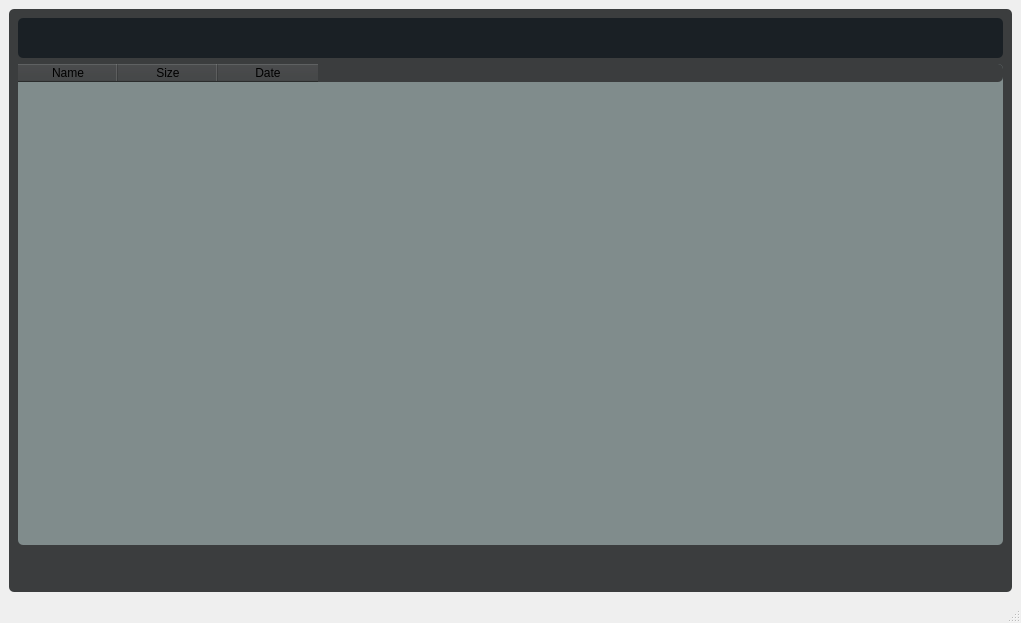
<?xml version="1.0" encoding="UTF-8"?>
<ui version="4.0">
 <class>MainWindow</class>
 <widget class="QMainWindow" name="MainWindow">
  <property name="geometry">
   <rect>
    <x>0</x>
    <y>0</y>
    <width>1021</width>
    <height>623</height>
   </rect>
  </property>
  <property name="windowTitle">
   <string>YouTube Downloader</string>
  </property>
  <widget class="QWidget" name="centralwidget">
   <layout class="QHBoxLayout" name="horizontalLayout">
    <item>
     <widget class="QFrame" name="frame">
      <property name="styleSheet">
       <string notr="true">QFrame{
	border-radius:5px;
	background-color: rgb(59, 61, 62);
}</string>
      </property>
      <property name="frameShape">
       <enum>QFrame::StyledPanel</enum>
      </property>
      <property name="frameShadow">
       <enum>QFrame::Raised</enum>
      </property>
      <layout class="QVBoxLayout" name="verticalLayout">
       <item alignment="Qt::AlignTop">
        <widget class="QFrame" name="frame_2">
         <property name="minimumSize">
          <size>
           <width>0</width>
           <height>40</height>
          </size>
         </property>
         <property name="styleSheet">
          <string notr="true">background-color: rgb(26, 32, 37);</string>
         </property>
         <property name="frameShape">
          <enum>QFrame::StyledPanel</enum>
         </property>
         <property name="frameShadow">
          <enum>QFrame::Raised</enum>
         </property>
        </widget>
       </item>
       <item>
        <widget class="QTableWidget" name="tableWidget">
         <property name="styleSheet">
          <string notr="true">QTableWidget{
	border-radius: 5px;
	background-color: rgb(128, 140, 140);
}</string>
         </property>
         <column>
          <property name="text">
           <string>Name</string>
          </property>
         </column>
         <column>
          <property name="text">
           <string>Size</string>
          </property>
         </column>
         <column>
          <property name="text">
           <string>Date</string>
          </property>
         </column>
        </widget>
       </item>
       <item alignment="Qt::AlignLeft">
        <widget class="QFrame" name="frame_3">
         <property name="maximumSize">
          <size>
           <width>16777215</width>
           <height>51</height>
          </size>
         </property>
         <property name="frameShape">
          <enum>QFrame::StyledPanel</enum>
         </property>
         <property name="frameShadow">
          <enum>QFrame::Raised</enum>
         </property>
         <layout class="QHBoxLayout" name="horizontalLayout_2">
          <item>
           <widget class="QPushButton" name="pushButton_2">
            <property name="maximumSize">
             <size>
              <width>100</width>
              <height>100</height>
             </size>
            </property>
            <property name="cursor">
             <cursorShape>PointingHandCursor</cursorShape>
            </property>
            <property name="styleSheet">
             <string notr="true">QPushButton{
	border:none;
}
</string>
            </property>
            <property name="text">
             <string/>
            </property>
            <property name="icon">
             <iconset resource="resource-files/img.qrc">
              <normaloff>:/icons/icons/icons8-add-96 (1).png</normaloff>:/icons/icons/icons8-add-96 (1).png</iconset>
            </property>
            <property name="iconSize">
             <size>
              <width>50</width>
              <height>50</height>
             </size>
            </property>
           </widget>
          </item>
         </layout>
        </widget>
       </item>
      </layout>
     </widget>
    </item>
   </layout>
  </widget>
  <widget class="QMenuBar" name="menubar">
   <property name="geometry">
    <rect>
     <x>0</x>
     <y>0</y>
     <width>1021</width>
     <height>24</height>
    </rect>
   </property>
  </widget>
  <widget class="QStatusBar" name="statusbar"/>
 </widget>
 <resources>
  <include location="resource-files/img.qrc"/>
 </resources>
 <connections/>
</ui>
